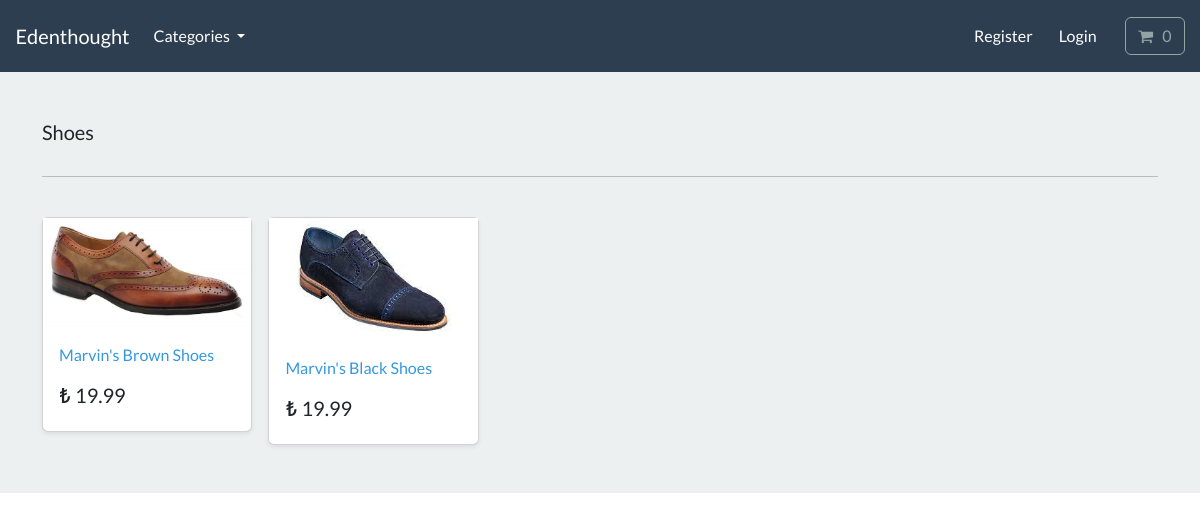
The page /search/shoes/ on the database its author committed.
### store/models.py (models this page shows, shortened)
class Category(models.Model): # model yarattık.
    name = models.CharField(max_length=250, db_index=True) # Küçük string depolamak için charfield. db_index true ise hızlıca db ye bakabilmemizi sağlıyor.Direk isteneni bulabiliyor tüm tabloyu okumak zorunda kalmıyor.
    slug = models.SlugField(max_length=250, unique=True) # 1 den fazla category oluşturmamak için.(2 kere shirt olmaması mesela) Genelde URL için kullanılır.string sayı alt ve normal çizgi alır sadece
    class Meta:
        verbose_name_plural = 'categories' #Admin paneli gibi yerlerde sonuna direk s ekleyecek Categorys olacak bu ing yanlış. O yüzden çoğul ismini tanımlıyoruz.
    def get_absolute_url(self):
         return reverse('list-category', args=[self.slug])

class Product(models.Model):
    category = models.ForeignKey(Category, related_name='product', on_delete=models.CASCADE, null=True)
    title = models.CharField(max_length=250)
    brand = models.CharField(max_length=250, default='un-branded')
    description = models.TextField(blank=True) # Charfield dan daha uzun metinler için kullan.Daha fazla karakter içeriyor / Black ise bunun opsiyonel doldurulması gerektiği ile ilgili.
    slug = models.SlugField(max_length=255) # tüm ürünlerimiz uniq olacağı için
    price = models.DecimalField(max_digits=4, decimal_places=2) # Enfazla 4 hane ve virgülden sonra 2
    image = models.ImageField(upload_to = 'images/') # pillow kullanıyoruz. yüklediğimiz fotolar otomatik images folder ına yükleniyor.
    class Meta:
            verbose_name_plural = 'products' #Admin paneli gibi yerlerde sonuna direk s ekleyecek Categorys olacak bu ing yanlış. O yüzden çoğul ismini tanımlıyoruz.
    def get_absolute_url(self):
         return reverse('product-info', args=[self.slug])

### store/views.py (the view)
# urls.py: path('search/<slug:category_slug>/', views.list_category, name='list-category'),
def list_category(request, category_slug=None):
    category = get_object_or_404(Category, slug=category_slug)
    products = Product.objects.filter(category=category)
    return render(request, 'store/list-category.html', {'category':category, 'products':products})

### cart/cart.py (called while the page is built)
    def __len__(self):
        return sum(item['qty'] for item in self.cart.values())

### cart/context_processors.py (called while the page is built)
def cart(request):
    return {'cart': Cart(request)}

### store/views.py (called while the page is built)
def categories(request):
    all_categories = Category.objects.all() # tüm kategorileri seçtik
    return {'all_categories': all_categories}

### store/templates/store/list-category.html
{% extends "./base.html" %}
{% load static %}
{% block content %}
<main>
  <div class="album py-5 bg-light">
    <div class="container">
      <div class="pb-3 h5"> {{ category.name | capfirst }}  </div>
      <hr>
      <br>
      <div class="row row-cols-1 row-cols-sm-2 row-cols-md-5 g-3">
        {% for product in products %}
        <div class="col">
          <div class="card shadow-sm">
          <img class="img-fluid" alt="Responsive image" src="{{product.image.url}}">
            <div class="card-body">
              <p class="card-text">
                <a class="text-info text-decoration-none" href="{{ product.get_absolute_url }}"> {{product.title | capfirst}} </a>
              </p>
              <div class="d-flex justify-content-between align-items-center">
                <h5> ₺ {{product.price}} </h5>
              </div>
            </div>
          </div>
        </div>
        {% endfor %}
      </div>
    </div>
  </div>
</main>
{% endblock %}

### rows shown on the page
Category: name "Shoes"
Product: image (picture), title "Marvin's Brown Shoes", price "19.99"
Product: image (picture), title "Marvin's Black Shoes", price "19.99"
